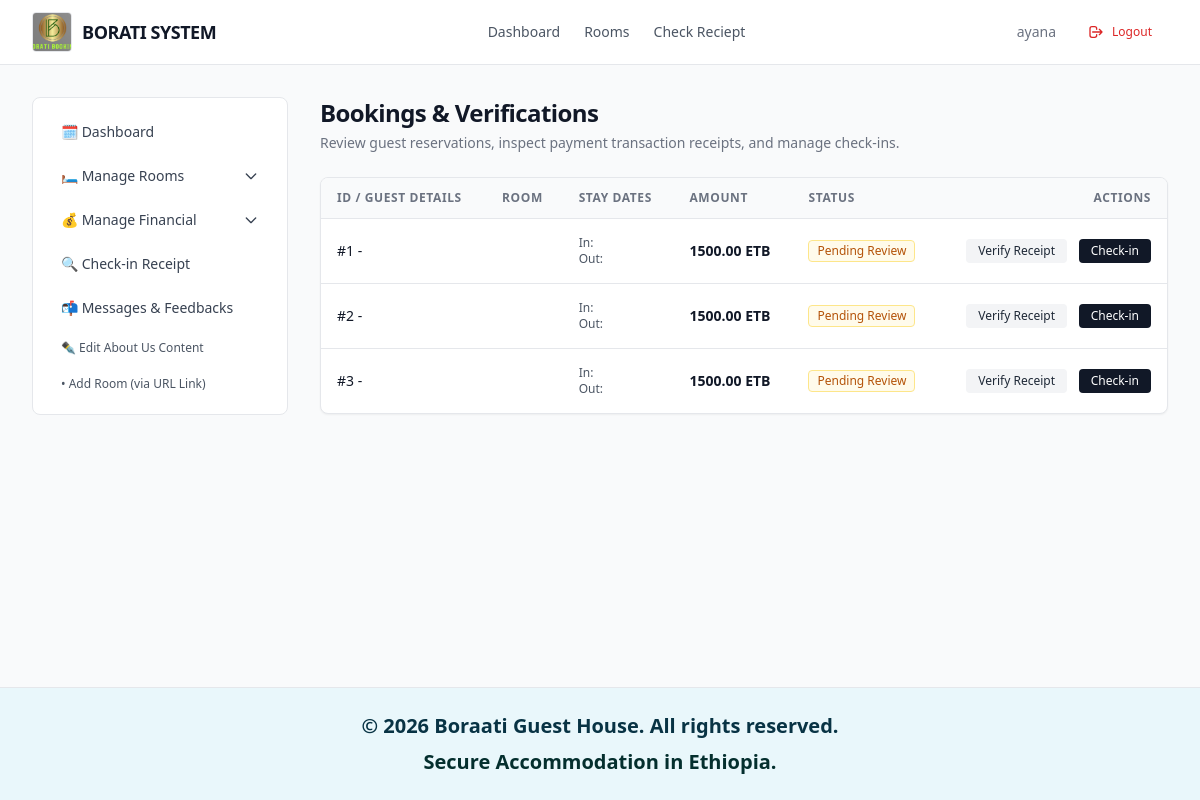
Page /boraati-admin/verifications/ (signed in) on the earlier database version.
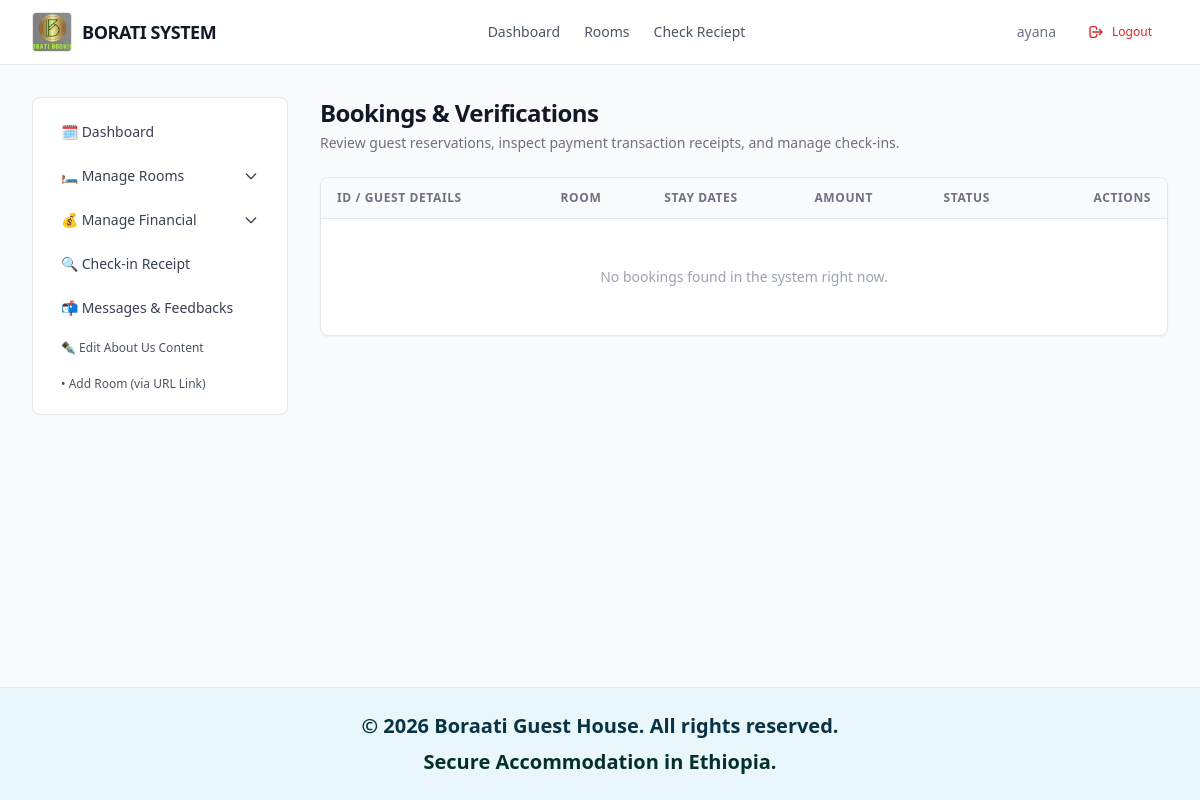
Same page on the later database version.
### boratiapp/models.py (models this page shows, shortened)
class Booking(models.Model):
    BOOKING_STATUS = (
        ('pending', 'Pending '),
        ('confirmed', 'Confirmed '),
        ('checked_in', 'Checked-in '),
        ('checked_out', 'Checked-out '),
        ('cancelled', 'Cancelled '),
    )
    receipt_number = models.CharField(max_length=50, unique=True, blank=True, null=True)
    user = models.ForeignKey(CustomUser, on_delete=models.CASCADE, related_name='bookings')
    room = models.ForeignKey('Room', on_delete=models.CASCADE, related_name='bookings')
    guest_full_name = models.CharField(max_length=150, help_text="Maqaa Guutuu Imaltuu")
    guest_phone = models.CharField(max_length=20, help_text="Lakkoofsa Bilbilaa")
    national_id_number = models.CharField(max_length=50, help_text="FAN Number / Fayidaa ID")
    check_in = models.DateTimeField()
    check_out = models.DateTimeField()
    total_price = models.DecimalField(max_digits=10, decimal_places=2)
    booking_status = models.CharField(max_length=20, choices=BOOKING_STATUS, default='pending')
    is_receipt_used = models.BooleanField(default=False, help_text="Admin keessummaa seensiseeraa?")
    created_at = models.DateTimeField(auto_now_add=True)

### boratiapp/admin_views.py (the view, shortened to what this page needs)
# urls.py: path('boraati-admin/verifications/', admin_views.booking_verification, name='admin_booking_verification'),
@login_required
@admin_required
def booking_verification(request):
    query = request.GET.get('search_query', '')
    bookings = Booking.objects.filter(booking_status='pending')
    context = {
        'bookings': bookings,
        'query': query,
    }
    return render(request, 'admin_base_templates/booking_list.html', context)

### boratiapp/admin_views.py (called while the page is built)
def admin_required(view_func):
    @wraps(view_func)
    def wrapper(request, *args, **kwargs):
        if request.user.is_authenticated and (request.user.is_staff or request.user.is_superuser):
            return view_func(request, *args, **kwargs)
        messages.error(request, "Eeyyama admin hin qabdu!")
        return redirect('admin_login') # Gara fuula login-tti deebisa
    return wrapper

### boratiapp/templates/admin_base_templates/booking_list.html (shortened to what the changed rows need)
{% extends 'admin_base_templates/base_admin.html' %}
{% block content %}
<div class="space-y-6">
    <div class="flex flex-col sm:flex-row sm:items-center sm:justify-between gap-4">
        <div>
            <h1 class="text-2xl font-semibold tracking-tight text-gray-900">Bookings & Verifications</h1>
        </div>
    </div>
    <div class="bg-white border border-gray-200 rounded-lg shadow-sm overflow-hidden">
        <div class="overflow-x-auto">
            <table class="w-full text-left border-collapse">
                <thead>
                    <tr class="bg-gray-50 border-b border-gray-200 text-xs font-medium text-gray-500 uppercase tracking-wider">
                        <th class="py-3 px-4">ID / Guest Details</th>
                        <th class="py-3 px-4">Room</th>
                        <th class="py-3 px-4">Stay Dates</th>
                        <th class="py-3 px-4">Amount</th>
                        <th class="py-3 px-4">Status</th>
                        <th class="py-3 px-4 text-right">Actions</th>
                    </tr>
                </thead>
                <tbody class="divide-y divide-gray-200 text-sm">
                    {% if bookings %}
                        {% for booking in bookings %}
                            <tr class="hover:bg-gray-50 transition">
                                <td class="py-4 px-4">
                                    <div class="font-medium text-gray-900">#{{ booking.id }} - {{ booking.full_name }}</div>
                                </td>
                                <td class="py-4 px-4 text-gray-700 font-medium">
                                </td>
                                <td class="py-4 px-4 text-xs text-gray-600">
                                    <div>In: {{ booking.check_in_date }}</div>
                                    <div>Out: {{ booking.check_out_date }}</div>
                                </td>
                                <td class="py-4 px-4 font-semibold text-gray-900">
                                    {{ booking.total_price }} ETB
                                </td>
                                <td class="py-4 px-4">
                                    {% if booking.is_verified %}
                                        <span class="inline-flex items-center px-2 py-0.5 rounded text-xs font-medium bg-green-50 text-green-700 border border-green-200">
                                            Verified
                                        </span>
                                    {% else %}
                                        <span class="inline-flex items-center px-2 py-0.5 rounded text-xs font-medium bg-amber-50 text-amber-700 border border-amber-200">
                                            Pending Review
                                        </span>
                                    {% endif %}
                                </td>
                                <td class="py-4 px-4 text-right space-x-2">
                                    <a href="{% url 'admin_verify_payment' booking.id %}" class="inline-block px-3 py-1 bg-gray-100 hover:bg-gray-200 text-gray-800 rounded text-xs font-medium transition">
                                        Verify Receipt
                                    </a>
                                    <a href="{% url 'admin_process_check_in' booking.id %}" class="inline-block px-3 py-1 bg-gray-900 hover:bg-gray-800 text-white rounded text-xs font-medium transition">
                                        Check-in
                                    </a>
                                </td>
                            </tr>
                        {% endfor %}
                    {% else %}
                        <tr>
                            <td colspan="6" class="py-12 text-center text-gray-400 text-sm">
                                No bookings found in the system right now.
                            </td>
                        </tr>
                    {% endif %}
                </tbody>
            </table>
        </div>
    </div>
</div>
{% endblock %}

Differences in the rows shown:
removed Booking: id "1", total_price "1500.00"
removed Booking: id "2", total_price "1500.00"
removed Booking: id "3", total_price "1500.00"
Other differences:
text now shown: "No bookings found in the system right now."
